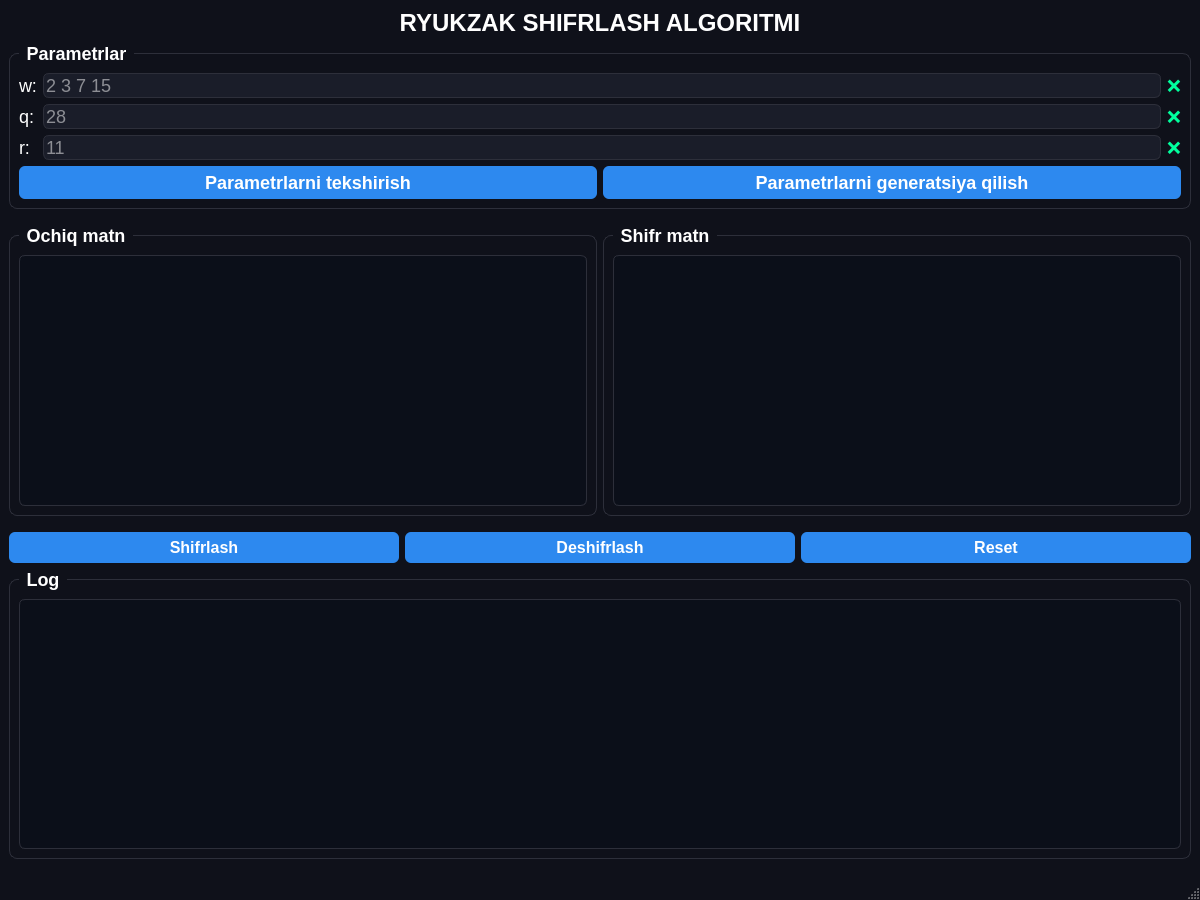
<?xml version="1.0" encoding="UTF-8"?>
<ui version="4.0">
 <class>MainWindow</class>
 <widget class="QMainWindow" name="MainWindow">
  <property name="geometry">
   <rect>
    <x>0</x>
    <y>0</y>
    <width>1200</width>
    <height>900</height>
   </rect>
  </property>
  <property name="font">
   <font>
    <weight>50</weight>
    <bold>false</bold>
   </font>
  </property>
  <property name="tabletTracking">
   <bool>false</bool>
  </property>
  <property name="focusPolicy">
   <enum>Qt::NoFocus</enum>
  </property>
  <property name="windowTitle">
   <string>RYUKZAK SHIFRLASH ALGORITMI</string>
  </property>
  <property name="styleSheet">
   <string notr="true">QMainWindow {
    background-color: #0f111a;
    color: #ffffff;
}

QGroupBox {
    font-size: 16px;
    font-weight: bold;
    border: 1px solid #2d2f3a;
    border-radius: 8px;
    margin-top: 10px;
	margin-bottom: 10px;
    padding-top: 10px;
}

QGroupBox::title {
    subcontrol-origin: margin;
    left: 10px;
    padding: 0 5px;
    color: white;
}

QLineEdit {
    background-color: #1a1d29;
    color: #ffffff;
    border: 1px solid #2d2f3a;
    border-radius: 6px;
}

QTextEdit {
    background-color: #0b0f19;
    color: #00ff9d;
    font-family: Consolas;
    font-size: 13px;
	border: 1px solid #2d2f3a;
	border-radius: 6px;
}

QPushButton {
    background-color: #2d89ef;
    color: white;
    border-radius: 8px;
    padding: 8px;
    font-weight: bold;
}

QPushButton:hover {
    background-color: #1b5fbf;
}

QLabel {
    color: #ffffff;
}</string>
  </property>
  <widget class="QWidget" name="centralwidget">
   <layout class="QVBoxLayout" name="verticalLayout_main">
    <item>
     <widget class="QLabel" name="titleLabel">
      <property name="styleSheet">
       <string notr="true">font-size:24px;font-weight:bold;</string>
      </property>
      <property name="text">
       <string>RYUKZAK SHIFRLASH ALGORITMI</string>
      </property>
      <property name="alignment">
       <set>Qt::AlignCenter</set>
      </property>
     </widget>
    </item>
    <item>
     <widget class="QGroupBox" name="groupBox_keys">
      <property name="styleSheet">
       <string notr="true">font-size:18px;</string>
      </property>
      <property name="title">
       <string>Parametrlar</string>
      </property>
      <layout class="QGridLayout" name="gridLayout_keys">
       <item row="0" column="0">
        <widget class="QLabel" name="label_w">
         <property name="text">
          <string>w:</string>
         </property>
        </widget>
       </item>
       <item row="0" column="1">
        <widget class="QLineEdit" name="lineEdit_w">
         <property name="placeholderText">
          <string>2 3 7 15</string>
         </property>
        </widget>
       </item>
       <item row="0" column="2">
        <widget class="QLabel" name="label_w_status">
         <property name="styleSheet">
          <string notr="true">color: #00ff9d;</string>
         </property>
         <property name="text">
          <string>❌</string>
         </property>
        </widget>
       </item>
       <item row="1" column="0">
        <widget class="QLabel" name="label_q">
         <property name="text">
          <string>q:</string>
         </property>
        </widget>
       </item>
       <item row="1" column="1">
        <widget class="QLineEdit" name="lineEdit_q">
         <property name="placeholderText">
          <string>28</string>
         </property>
        </widget>
       </item>
       <item row="1" column="2">
        <widget class="QLabel" name="label_q_status">
         <property name="styleSheet">
          <string notr="true">color: #00ff9d;</string>
         </property>
         <property name="text">
          <string>❌</string>
         </property>
        </widget>
       </item>
       <item row="2" column="0">
        <widget class="QLabel" name="label_r">
         <property name="text">
          <string>r:</string>
         </property>
        </widget>
       </item>
       <item row="2" column="1">
        <widget class="QLineEdit" name="lineEdit_r">
         <property name="placeholderText">
          <string>11</string>
         </property>
        </widget>
       </item>
       <item row="2" column="2">
        <widget class="QLabel" name="label_r_status">
         <property name="styleSheet">
          <string notr="true">color: #00ff9d;</string>
         </property>
         <property name="text">
          <string>❌</string>
         </property>
        </widget>
       </item>
       <item row="3" column="0" colspan="3">
        <layout class="QHBoxLayout" name="layout_key_buttons">
         <item>
          <widget class="QPushButton" name="btnValidate">
           <property name="styleSheet">
            <string notr="true">QPushButton {
    background-color: #2d89ef;
    color: white;
    border-radius: 6px;
    padding: 6px;
	font-weight: bold;
}

QPushButton:hover {
    background-color: #1b5fbf;
}</string>
           </property>
           <property name="text">
            <string>Parametrlarni tekshirish</string>
           </property>
          </widget>
         </item>
         <item>
          <widget class="QPushButton" name="btnAutoGenerate">
           <property name="styleSheet">
            <string notr="true">QPushButton {
    background-color: #2d89ef;
    color: white;
    border-radius: 6px;
    padding: 6px;
	font-weight: bold;
}

QPushButton:hover {
    background-color: #1b5fbf;
}</string>
           </property>
           <property name="text">
            <string>Parametrlarni generatsiya qilish</string>
           </property>
          </widget>
         </item>
        </layout>
       </item>
      </layout>
     </widget>
    </item>
    <item>
     <layout class="QHBoxLayout" name="layout_io">
      <item>
       <widget class="QGroupBox" name="groupBox_input">
        <property name="styleSheet">
         <string notr="true">font-size:18px</string>
        </property>
        <property name="title">
         <string>Ochiq matn</string>
        </property>
        <layout class="QVBoxLayout" name="layout_input">
         <item>
          <widget class="QTextEdit" name="inputText"/>
         </item>
        </layout>
       </widget>
      </item>
      <item>
       <widget class="QGroupBox" name="groupBox_output">
        <property name="styleSheet">
         <string notr="true">font-size:18px</string>
        </property>
        <property name="title">
         <string>Shifr matn</string>
        </property>
        <layout class="QVBoxLayout" name="layout_output">
         <item>
          <widget class="QTextEdit" name="outputText"/>
         </item>
        </layout>
       </widget>
      </item>
     </layout>
    </item>
    <item>
     <layout class="QHBoxLayout" name="layout_actions">
      <item>
       <widget class="QPushButton" name="encryptBtn">
        <property name="styleSheet">
         <string notr="true">QPushButton {
    background-color: #2d89ef;
    color: white;
    border-radius: 6px;
    padding: 6px;
	font-size: 16px;
	font-weight: bold;
}

QPushButton:hover {
    background-color: #1b5fbf;
}</string>
        </property>
        <property name="text">
         <string>Shifrlash</string>
        </property>
       </widget>
      </item>
      <item>
       <widget class="QPushButton" name="decryptBtn">
        <property name="styleSheet">
         <string notr="true">QPushButton {
    background-color: #2d89ef;
    color: white;
    border-radius: 6px;
    padding: 6px;
	font-size: 16px;
	font-weight: bold;
}

QPushButton:hover {
    background-color: #1b5fbf;
}</string>
        </property>
        <property name="text">
         <string>Deshifrlash</string>
        </property>
       </widget>
      </item>
      <item>
       <widget class="QPushButton" name="resetBtn">
        <property name="styleSheet">
         <string notr="true">QPushButton {
    background-color: #2d89ef;
    color: white;
    border-radius: 6px;
    padding: 6px;
	font-size: 16px;
	font-weight: bold;
}

QPushButton:hover {
    background-color: #1b5fbf;
}</string>
        </property>
        <property name="text">
         <string>Reset</string>
        </property>
       </widget>
      </item>
     </layout>
    </item>
    <item>
     <widget class="QGroupBox" name="groupBox_log">
      <property name="styleSheet">
       <string notr="true">font-size:18px;</string>
      </property>
      <property name="title">
       <string>Log</string>
      </property>
      <layout class="QVBoxLayout" name="layout_log">
       <item>
        <widget class="QTextEdit" name="logText"/>
       </item>
      </layout>
     </widget>
    </item>
   </layout>
  </widget>
  <widget class="QMenuBar" name="menubar">
   <property name="geometry">
    <rect>
     <x>0</x>
     <y>0</y>
     <width>1200</width>
     <height>26</height>
    </rect>
   </property>
  </widget>
  <widget class="QStatusBar" name="statusbar"/>
 </widget>
 <resources/>
 <connections/>
</ui>
